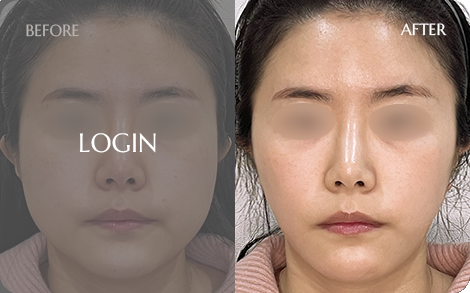
#> input picture VISUMOF/visumof_pairs/291_before.png, 470 x 293 px; its folder holds only this picture in this run
$ python visumof_face_filter_demo.py
#> lines starting #> are read from the running program, lines starting #| are printed output that depends on the picture
import pathlib
import cv2
import shutil

"""
VISUMOF 얼굴 포함 전후 필터 데모 v1

기능:
- visumof_pairs 폴더 안의 이미지들을 모두 검사해서
- 얼굴이 1개 이상 검출된 이미지들만 visumof_pairs_faces 폴더로 복사

사전 준비:
1) pip install opencv-python
2) 같은 폴더(VISUMOF)에 haarcascade_frontalface_default.xml 파일을 둔다.
   (OpenCV에서 제공하는 기본 얼굴 검출용 XML)

사용 방법:
1) 이 파일을 visumof_face_filter_demo.py 이름으로 VISUMOF 폴더에 둔다.
2) 터미널에서:
   python visumof_face_filter_demo.py
3) 실행 후:
   visumof_pairs_faces 폴더 안에 "얼굴이 실제로 있는" 이미지들만 모인다.
"""

CASCADE_FILE = "haarcascade_frontalface_default.xml"
PAIR_DIR = "visumof_pairs"
OUT_DIR = "visumof_pairs_faces"

def main():
    base = pathlib.Path(".")
    cascade_path = base / CASCADE_FILE
    if not cascade_path.exists():
        print(f"[ERROR] {CASCADE_FILE} 파일이 없습니다. 같은 폴더에 내려받아 둔 뒤 다시 실행해 주세요.")
        return

    pair_dir = base / PAIR_DIR
    if not pair_dir.exists():
        print(f"[ERROR] {PAIR_DIR} 폴더가 없습니다.")
        return

    out_dir = base / OUT_DIR
    out_dir.mkdir(exist_ok=True)

    face_cascade = cv2.CascadeClassifier(str(cascade_path))

    exts = {".jpg", ".jpeg", ".png", ".bmp", ".webp"}

    total = 0
    kept = 0

    for img_path in pair_dir.glob("*"):
        if img_path.suffix.lower() not in exts:
            continue

        total += 1
        img = cv2.imread(str(img_path))
#> img is the input picture: shape (293, 470, 3); mean B, G, R 111.6, 123.2, 145.7
        if img is None:
            print(f"[WARN] 이미지를 열 수 없음: {img_path.name}")
            continue

        gray = cv2.cvtColor(img, cv2.COLOR_BGR2GRAY)
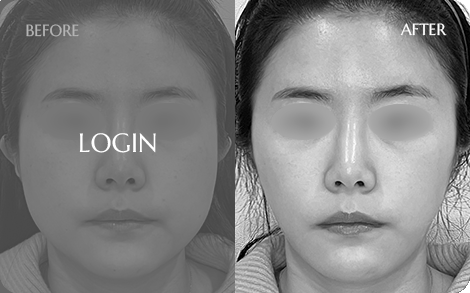
#> gray: shape (293, 470); min 0, max 255, mean 128.6
        faces = face_cascade.detectMultiScale(gray, 1.2, 5)
#> faces = [[239, 30, 226, 226], [12, 27, 228, 228]]

        if len(faces) > 0:
            kept += 1
            dst = out_dir / img_path.name
            shutil.copy2(img_path, dst)
            print(f"[KEEP] {img_path.name} (faces={len(faces)})")
#| [KEEP] 291_before.png (faces=2)
        else:
            print(f"[SKIP] {img_path.name} (no face)")

    print(f"[DONE] 총 {total}장 중 얼굴 포함 {kept}장 → {OUT_DIR} 폴더 확인")

if __name__ == "__main__":
    main()
